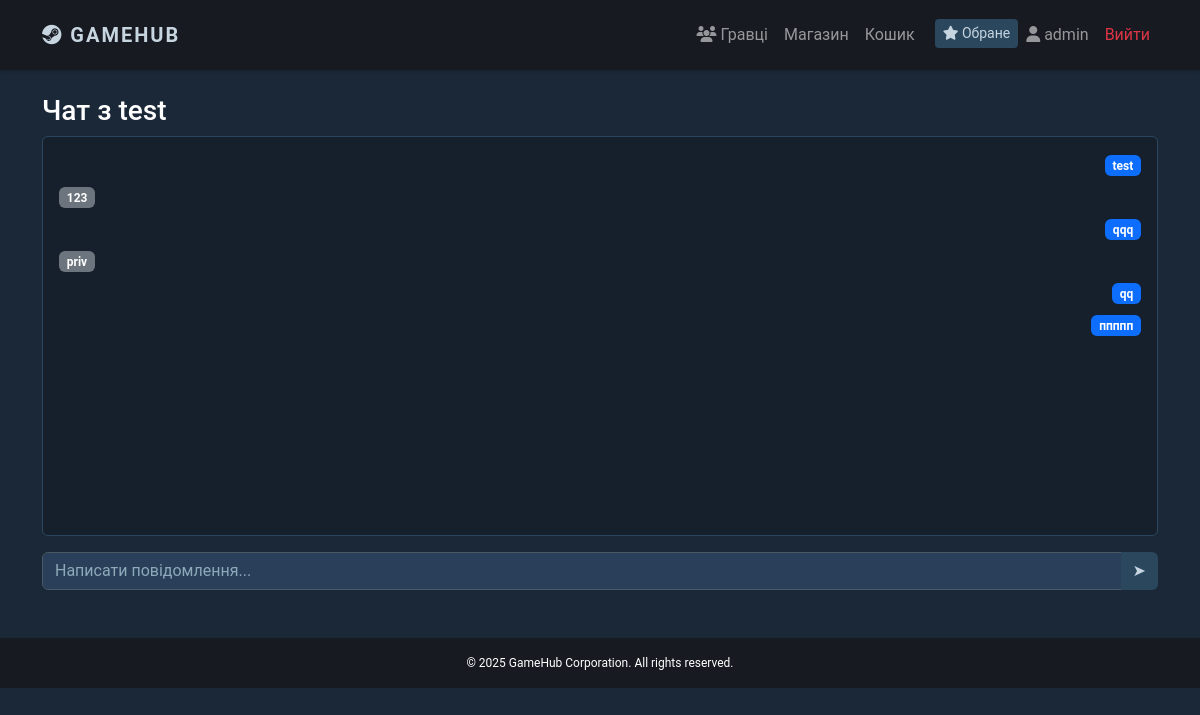
Page /chat/2 (signed in) on the committed database.
### games/models.py (models this page shows, shortened)
class Profile(models.Model):
    STATUS_CHOICES = (
        ('online', 'Online'),
        ('offline', 'Offline'),
    )
    user = models.OneToOneField(User, on_delete=models.CASCADE)
    nickname = models.CharField(max_length=50, unique=True)
    avatar = models.ImageField(
        upload_to='avatars/',
        default='avatars/default.png',
        blank=True
    )
    bio = models.TextField(blank=True)
    status = models.CharField(
        max_length=10,
        choices=STATUS_CHOICES,
        default="offline"
    )
    last_seen = models.DateTimeField(default=timezone.now)

class Message(models.Model):
    sender = models.ForeignKey(User, related_name='sent_messages', on_delete=models.CASCADE)
    receiver = models.ForeignKey(User, related_name='received_messages', on_delete=models.CASCADE)
    text = models.TextField()
    timestamp = models.DateTimeField(auto_now_add=True)
    is_read = models.BooleanField(default=False)

### games/views.py (the view, shortened to what this page needs)
# urls.py: path('chat/<int:user_id>', chat_view, name="chat"),
@login_required
def chat_view(request, user_id):
   friend = get_object_or_404(User, id=user_id)
   if not Friend.objects.filter(user=request.user, friend=friend).exists():
       return redirect('profile')
   messages = Message.objects.filter(
       sender__in=[request.user, friend],
       receiver__in=[request.user, friend]
   ).order_by('timestamp')
   return render(request, 'accounts/chat.html', {
       'friend': friend,
       'messages': messages
   })

### games/context_processors.py (called while the page is built)
def cart_counter(request):
    cart = request.session.get("cart", {})
    return {
        'cart_counter': len(cart)
    }

### templates/accounts/chat.html (shortened to what this page needs)
{% extends 'base.html' %}
{% block content %}
<h3>Чат з {{ friend.profile.nickname }}</h3>
<div class="card p-3 mb-3" id="chat-box" style="height: 400px; overflow-y: auto;">
    {% for msg in messages %}
        {% if msg.sender == user %}
            <div class="text-end mb-2">
                <span class="badge bg-primary">{{ msg.text }}</span>
            </div>
        {% else %}
            <div class="text-start mb-2">
                <span class="badge bg-secondary">{{ msg.text }}</span>
            </div>
        {% endif %}
    {% endfor %}
</div>
<form id="chat-form">
    <div class="input-group">
        <input type="text"
            id="message-input"
            class="form-control"
            placeholder="Написати повідомлення..."
            required>
        <button class="btn btn-nav">➤</button>
    </div>
</form>
{% endblock %}

### templates/base.html (shortened to what this page needs)
<!DOCTYPE html>
<html lang="uk">
<head>
    <link href="https://cdn.jsdelivr.net/npm/bootstrap@5.3.2/dist/css/bootstrap.min.css" rel="stylesheet">
    <link rel="stylesheet" href="https://cdnjs.cloudflare.com/ajax/libs/font-awesome/6.4.0/css/all.min.css">
</head>
<body>
    <nav class="navbar navbar-expand-lg navbar-dark mb-4">
        <div class="container">
            <a href="/" class="navbar-brand">
                <i class="fa-brands fa-steam"></i> GameHub
            </a>
            <div class="collapse navbar-collapse" id="navbarNav">
                <ul class="navbar-nav ms-auto">
                    <li class="nav-item">
                        <a href="/users/search/" class="nav-link"><i class="fa-solid fa-users me-1"></i>Гравці</a>
                    </li>
                    <li class="nav-item">
                        <a href="/" class="nav-link">Магазин</a>
                    </li>
                    <li class="nav-item position-relative me-1">
                        <a href="{% url 'cart' %}" class="nav-link">
                            Кошик
                        </a>
                    </li>
                    <li class="nav-item ms-2">
                        <a href="{% url 'favorites' %}" class="btn btn-nav btn-sm mt-1">
                            <i class="fa-solid fa-star"></i> Обране
                        </a>
                    </li>
                    {% if user.is_authenticated %}
                    <li class="nav-item">
                        <a href="{% url 'profile' %}" class="nav-link">
                            <i class="fa-solid fa-user"></i>
                            {{ user.username }}
                        </a>
                    </li>
                    <li class="nav-item">
                        <a href="{% url 'logout' %}" class="nav-link text-danger">
                            Вийти
                        </a>
                    </li>
                    {% endif %}
                </ul>
            </div>
        </div>
    </nav>
    <div class="container pb-5">
        {% block content %}{% endblock %}
    </div>
    <footer class="mt-auto py-3 text-center text-muted" style="background-color: #171a21; font-size: 12px;">
        <div class="container">
            <p class="mb-0">© 2025 GameHub Corporation. All rights reserved.</p>
        </div>
    </footer>
</body>
</html>

### templates/base.html (style rules this page uses)
body { background-color: #1b2838; color: #c7d5e0; font-family: "Motiva Sans", "Roboto", sans-serif; }
.navbar { background-color: #171a21 !important; box-shadow: 0 0 4px rgba(0, 0, 0, 0.4); padding: 15px 0; }
.navbar-brand { font-weight: bold; color: #c7d5e0 !important; text-transform: uppercase; letter-spacing: 2px; }
.btn-nav { background-color: #2a475e; color: #c7d5e0; border: none; }
.card { background-color: #16202d; border: 1px solid #2a475e; color: #c7d5e0; }
footer p { color: white; }
.form-control, .form-select { background-color: #2a3f5a !important; border: 1px solid #4a5965 !important; color: white !important; }
.form-control::placeholder { color: #8daab9; }
a { color: #c7d5e0; text-decoration: none; }
h1, h2, h3, h4, h5 { color: #ffffff; }

### rows in the picture
Message: text "test"
Message: text "123"
Message: text "qqq"
Message: text "priv"
Message: text "qq"
Message: text "ппппп"

### other values in the picture
{{ user.username }} "admin"
{{ friend.profile.nickname }} "test"
